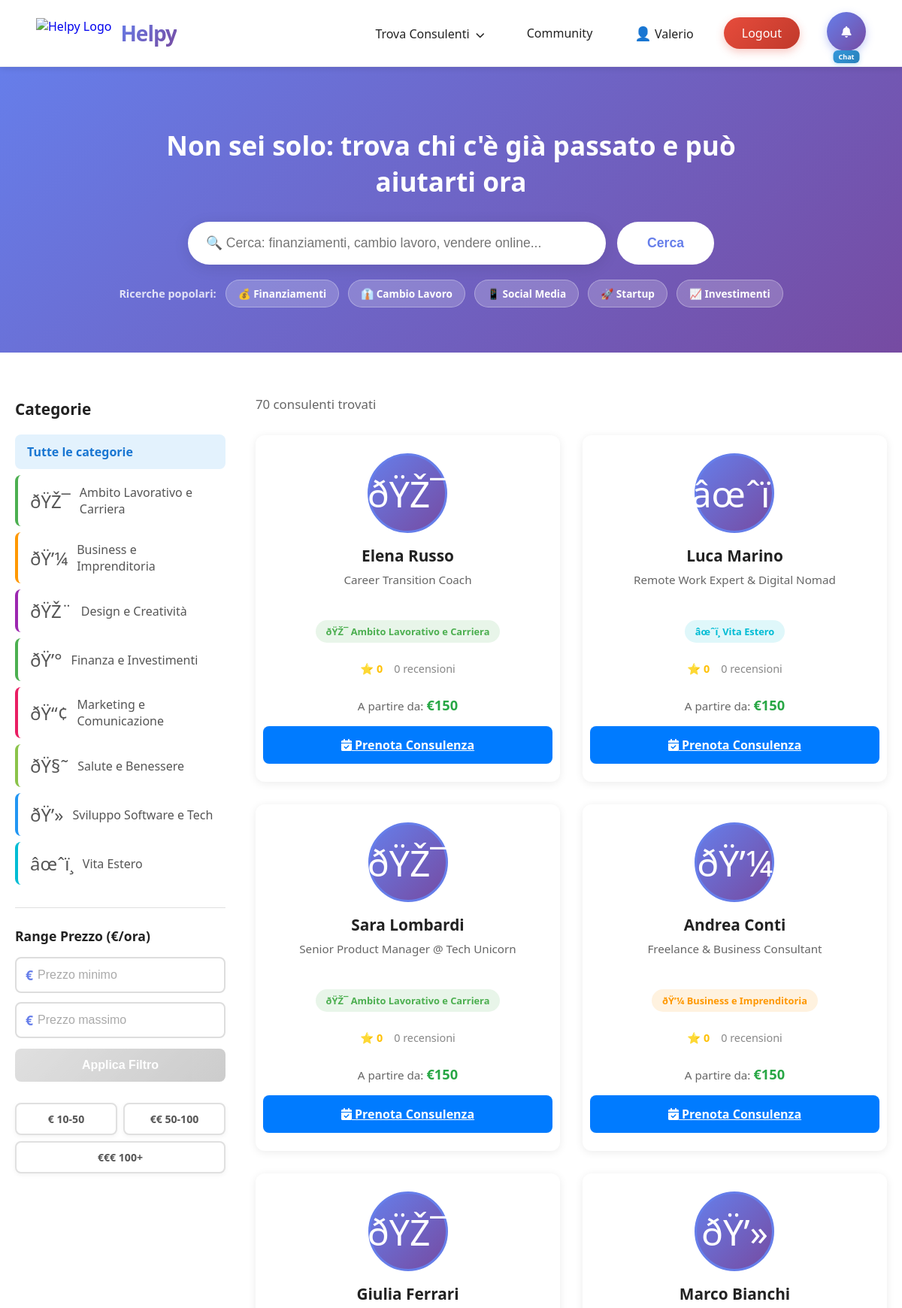
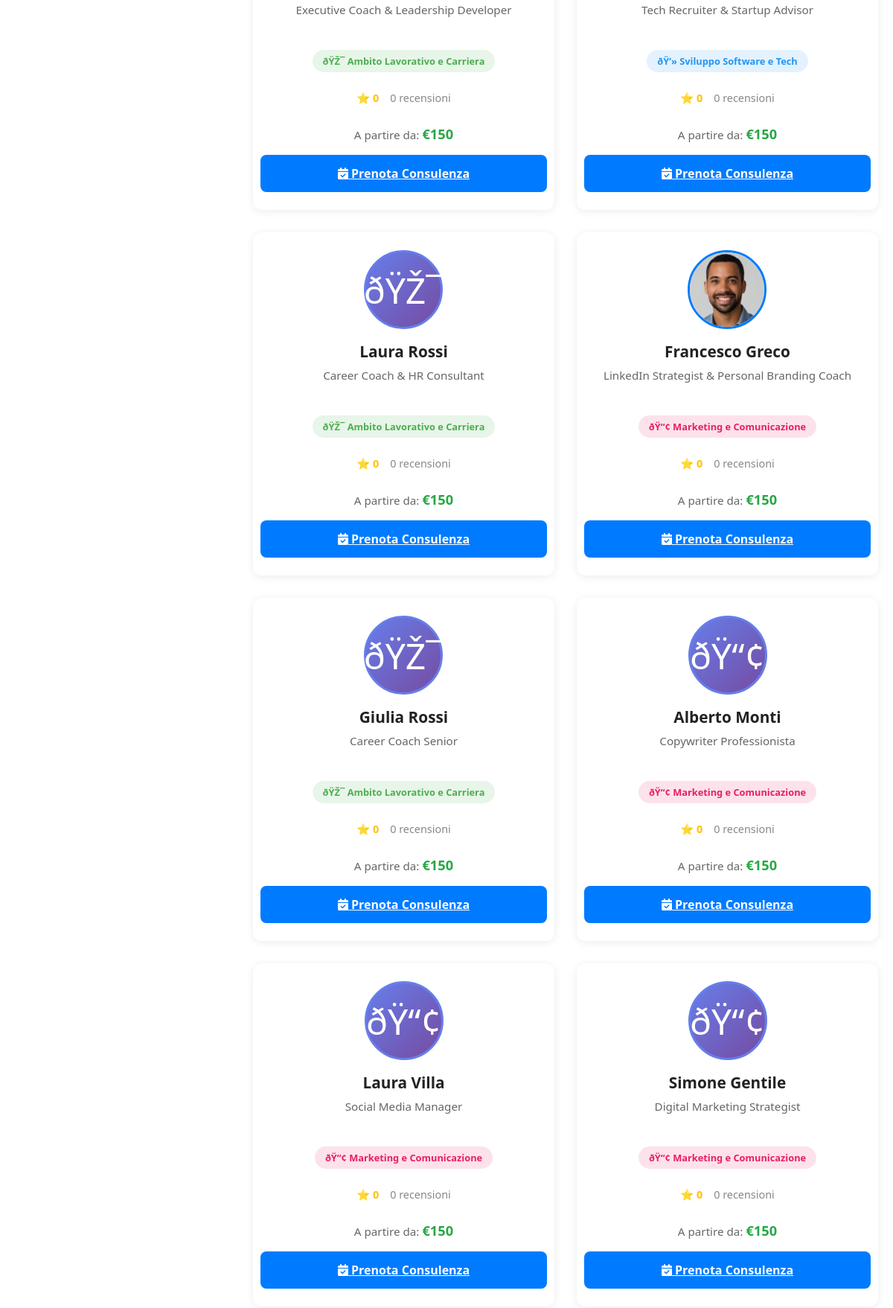
/consultants (signed in, upper part), run on the app's committed database (2 pictures, top to bottom).
### app/models.py (models this page shows)
class User(SQLModel, table=True):
    __tablename__ = "user"
    id: Optional[int] = Field(default=None, primary_key=True)
    email: str = Field(unique=True, index=True)
    password_md5: str
    nome: Optional[str] = None
    cognome: Optional[str] = None
    professione: Optional[str] = None
    category_id: Optional[int] = Field(default=None, foreign_key="category.id")
    profile_picture: Optional[str] = None
    prezzo_consulenza: Optional[int] = None
    consulenze_vendute: int = Field(default=0)
    consulenze_acquistate: int = Field(default=0)
    bollini: int = Field(default=0)
    descrizione: Optional[str] = None
    aree_interesse: Optional[str] = None
    confirmed: int = Field(default=0)
    confirmation_code: Optional[str] = None
    is_verified: bool = Field(default=False)
    is_anonymous: bool = Field(default=False)  # Se True, mostra "Utente #ID" invece del nome
    user_type_id: int = Field(default=1)  # 1=Utente, 2=Verificatore, 3=Amministratore
    created_at: Optional[datetime] = Field(default_factory=datetime.utcnow)

class Category(SQLModel, table=True):
    id: Optional[int] = Field(default=None, primary_key=True)
    name: str = Field(unique=True, index=True)
    slug: str = Field(unique=True, index=True)
    icon: Optional[str] = Field(default="🎯")
    description: Optional[str] = Field(default=None)
    target: Optional[str] = Field(default=None)
    color: Optional[str] = Field(default="#4CAF50")

### app/routes/consultants.py (the view)
@router.get("/consultants", response_class=HTMLResponse)
async def consultants_page(
    request: Request,
    category: Optional[int] = Query(None),
    search: Optional[str] = Query(None),
    min_price: Optional[float] = Query(None),
    max_price: Optional[float] = Query(None),
    page: int = Query(1, ge=1)
):
    try:
        current_user = verify_token(request)
        with get_session() as session:
            categories = session.exec(
                select(Category).order_by(Category.name)
            ).all()
            query_stmt = select(User)
            if category:
                query_stmt = query_stmt.where(User.category_id == category)
            if min_price is not None and min_price >= 10:
                query_stmt = query_stmt.where(User.prezzo_consulenza >= min_price)
            if max_price is not None and max_price >= 10:
                query_stmt = query_stmt.where(User.prezzo_consulenza <= max_price)
            keywords = []
            expanded_keywords = []
            if search:
                keywords = clean_search_query(search)
                expanded_keywords = expand_with_skills(keywords)
                logger.info(
                    f"🔍 Search: '{search}'\n"
                    f"   Keywords: {keywords}\n"
                    f"   Expanded: {expanded_keywords[:15]}..."  # Primi 15 per brevità
                )
                if expanded_keywords:
                    search_conditions = []
                    for keyword in expanded_keywords:
                        keyword_pattern = f"%{keyword}%"
                        search_conditions.append(
                            or_(
                                User.nome.ilike(keyword_pattern),
                                User.cognome.ilike(keyword_pattern),
                                User.professione.ilike(keyword_pattern),
                                User.descrizione.ilike(keyword_pattern),
                                and_(
                                    User.aree_interesse.isnot(None),
                                    User.aree_interesse.ilike(keyword_pattern)
                                )
                            )
                        )
                    query_stmt = query_stmt.where(or_(*search_conditions))
            all_results = session.exec(query_stmt).all()
            if search and keywords:
                scored_results = [
                    (user, calculate_relevance_score(user, keywords, expanded_keywords))
                    for user in all_results
                ]
                scored_results.sort(key=lambda x: x[1], reverse=True)
                logger.info("🏆 Top 5 scores:")
                for user, score in scored_results[:5]:
                    logger.info(f"   {user.nome} {user.cognome}: {score:.1f} pts")
                consultants = [user for user, _ in scored_results]
            else:
                consultants = all_results
            total_count = len(consultants)
            per_page = 12
            offset = (page - 1) * per_page
            total_pages = max(1, (total_count + per_page - 1) // per_page)
            consultants = consultants[offset:offset + per_page]
            enriched_consultants = []
            for user in consultants:
                user_data = {
                    'id': user.id,
                    'nome': user.nome,
                    'cognome': user.cognome,
                    'professione': user.professione,
                    'profile_picture': user.profile_picture,
                    'prezzo_consulenza': user.prezzo_consulenza,
                    'bollini': user.bollini,
                    'consulenze_vendute': user.consulenze_vendute,
                    'category': None
                }
                if user.category_id:
                    cat = session.get(Category, user.category_id)
                    if cat:
                        user_data['category'] = cat
                enriched_consultants.append(user_data)
            logger.info(
                f"📊 Results: {total_count} found, page {page}/{total_pages}"
                f"{f', category: {category}' if category else ''}"
                f"{f', search: {search}' if search else ''}"
            )
            return request.app.state.templates.TemplateResponse(
                "consultants.html",
                {
                    "request": request,
                    "user": current_user,  # ⚠️ Mantenuto per compatibilità
                    "current_user": current_user,  # ✅ Aggiunto per navbar
                    "consultants": enriched_consultants,
                    "categories": categories,
                    "selected_category": category,
                    "search_query": search or '',
                    "min_price": min_price,
                    "max_price": max_price,
                    "current_page": page,
                    "total_pages": total_pages,
                    "total_count": total_count
                }
            )
    except Exception as e:
        logger.error(f"❌ Error loading consultants page: {e}", exc_info=True)
        try:
            with get_session() as session:
                categories = session.exec(select(Category).order_by(Category.name)).all()
        except:
            categories = []
        return request.app.state.templates.TemplateResponse(
            "consultants.html",
            {
                "request": request,
                "user": None,  # ⚠️ Mantenuto per compatibilità
                "current_user": None,  # ✅ Aggiunto per navbar
                "consultants": [],
                "categories": categories,
                "selected_category": None,
                "search_query": '',
                "min_price": None,
                "max_price": None,
                "current_page": 1,
                "total_pages": 1,
                "total_count": 0
            }
        )

### app/templates/consultants.html (shortened to what this page needs)
{% extends "base.html" %}
{% block extra_css %}
<link rel="stylesheet" href="/static/consultants.css">
{% endblock %}
{% block content %}
    <section class="search-hero">
        <div class="search-container">
            <h1>Non sei solo: trova chi c'è già passato e può aiutarti ora</h1>
            <form class="search-form" method="GET" action="/consultants">
                <input
                    type="text"
                    name="search"
                    placeholder="🔍 Cerca: finanziamenti, cambio lavoro, vendere online..."
                    value="{{ search_query }}"
                    class="search-input"
                >
                <button type="submit" class="search-btn">Cerca</button>
            </form>
            <div class="search-suggestions">
                <span class="suggestion-label">Ricerche popolari:</span>
                <a href="/consultants?search=finanziamenti" class="search-tag">💰 Finanziamenti</a>
                <a href="/consultants?search=cambio lavoro" class="search-tag">👔 Cambio Lavoro</a>
                <a href="/consultants?search=social media" class="search-tag">📱 Social Media</a>
                <a href="/consultants?search=startup" class="search-tag">🚀 Startup</a>
                <a href="/consultants?search=investimenti" class="search-tag">📈 Investimenti</a>
            </div>
        </div>
    </section>
    <div class="consultants-container">
        <aside class="filters-sidebar">
            <h3>Categorie</h3>
            <ul class="category-filters">
                <li>
                    <a href="/consultants" class="{% if not selected_category %}active{% endif %}">
                        Tutte le categorie
                    </a>
                </li>
                {% for cat in categories %}
                <li>
                    <a href="/consultants?category={{ cat.id }}{% if min_price %}&min_price={{ min_price }}{% endif %}{% if max_price %}&max_price={{ max_price }}{% endif %}{% if search_query %}&search={{ search_query }}{% endif %}"
                       class="{% if selected_category == cat.id %}active{% endif %}"
                       style="border-left: 4px solid {{ cat.color }};">
                        <span class="category-icon">{{ cat.icon }}</span>
                        {{ cat.name }}
                    </a>
                </li>
                {% endfor %}
            </ul>
            <div class="additional-filters">
                <h4>Range Prezzo (€/ora)</h4>
                <form id="priceFilterForm" class="price-filter-form">
                    <div class="price-inputs-vertical">
                        <div class="price-input-wrapper">
                            <span class="currency-symbol">€</span>
                            <input
                                type="number"
                                name="min_price"
                                id="minPrice"
                                placeholder="Prezzo minimo"
                                min="0"
                                value="{{ min_price or '' }}"
                                class="price-input"
                            >
                        </div>
                        <div class="price-input-wrapper">
                            <span class="currency-symbol">€</span>
                            <input
                                type="number"
                                name="max_price"
                                id="maxPrice"
                                placeholder="Prezzo massimo"
                                min="0"
                                value="{{ max_price or '' }}"
                                class="price-input"
                            >
                        </div>
                    </div>
                    <button type="submit" class="btn-apply-price" id="applyPriceBtn" disabled>Applica Filtro</button>
                </form>
                <div class="price-suggestions">
                    <a href="/consultants?min_price=10&max_price=50{% if selected_category %}&category={{ selected_category }}{% endif %}{% if search_query %}&search={{ search_query }}{% endif %}" class="price-tag">€ 10-50</a>
                    <a href="/consultants?min_price=50&max_price=100{% if selected_category %}&category={{ selected_category }}{% endif %}{% if search_query %}&search={{ search_query }}{% endif %}" class="price-tag">€€ 50-100</a>
                    <a href="/consultants?min_price=100{% if selected_category %}&category={{ selected_category }}{% endif %}{% if search_query %}&search={{ search_query }}{% endif %}" class="price-tag">€€€ 100+</a>
                </div>
            </div>
        </aside>
        <main class="consultants-main">
            <div class="results-header">
                <p>{{ total_count }} consulenti trovati</p>
            </div>
            <div class="consultants-grid">
                {% for item in consultants %}
                <div class="consultant-card">
                    <a href="/user/{{ item.id }}" class="card-link">
                        {% if item.profile_picture %}
                        <img src="{{ item.profile_picture }}" alt="{{ item.nome }}" class="consultant-avatar">
                        {% else %}
                        <div class="consultant-avatar-default">
                            {{ item.category.icon if item.category else '👤' }}
                        </div>
                        {% endif %}
                        <h3>{{ item.nome }} {{ item.cognome or '' }}</h3>
                        <p class="profession">{{ item.professione or 'Consulente' }}</p>
                        {% if item.category %}
                        <span class="category-badge" style="background: {{ item.category.color }}20; color: {{ item.category.color }};">
                            {{ item.category.icon }} {{ item.category.name }}
                        </span>
                        {% endif %}
                        <div class="consultant-stats">
                            <span class="rating">⭐ {{ item.bollini }}</span>
                            <span class="reviews">{{ item.consulenze_vendute }} recensioni</span>
                        </div>
                        {% if item.prezzo_consulenza %}
                        <div class="price">A partire da: <strong>€{{ item.prezzo_consulenza }}</strong></div>
                        {% endif %}
                    </a>
                    <a href="/book/{{ item.id }}" class="btn-consult">
                        <i class="fas fa-calendar-check"></i> Prenota Consulenza
                    </a>
                </div>
                {% endfor %}
            </div>
        </main>
    </div>
{% endblock %}

### app/templates/base.html (shortened to what this page needs)
<!DOCTYPE html>
<html lang="it">
<head>
    <link rel="stylesheet" href="https://cdnjs.cloudflare.com/ajax/libs/font-awesome/6.4.0/css/all.min.css">
    <link rel="stylesheet" href="/static/style.css">
    <link rel="stylesheet" href="/static/mobile.css">
    {% block extra_css %}{% endblock %}
</head>
<body>
    <nav class="navbar">
        <div class="navbar-left">
            <a href="/" class="navbar-logo-link">
                <img src="https://i.imgur.com/4M34hi2.png" alt="Helpy Logo" class="navbar-logo">
                <span class="navbar-title">Helpy</span>
            </a>
        </div>
        <div class="navbar-links">
            <div class="navbar-dropdown">
                <a href="/consultants" class="navbar-link">
                    <span class="navbar-link-text">Trova Consulenti</span>
                    <i class="fas fa-chevron-down" style="font-size: 12px; margin-left: 4px;"></i>
                </a>
            </div>
            <a href="/community" class="navbar-link">
                <span class="navbar-link-text">Community</span>
            </a>
            {% if current_user %}
                <a href="/profile" class="navbar-link">
                    <span style="font-size: 18px;">👤</span>
                    <span class="navbar-link-text">{{ current_user.nome or current_user.email.split('@')[0] }}</span>
                </a>
                <a href="/logout" class="register-btn logout-btn">
                    Logout
                </a>
                <div class="notifications-icon" id="notificationsIcon" onclick="toggleNotifications()">
                    <i class="fas fa-bell"></i>
                    <span class="chat-reopen-text" onclick="event.stopPropagation(); reopenChatWidget()">Chat</span>
                </div>
            {% endif %}
        </div>
    </nav>
    {% block content %}{% endblock %}
</body>
</html>

### data on the page
User: nome "Valerio"
Category: icon "ðŸŽ¯", name "Ambito Lavorativo e Carriera"
Category: icon "ðŸ’¼", name "Business e Imprenditoria"
Category: icon "ðŸŽ¨", name "Design e Creatività"
Category: icon "ðŸ’°", name "Finanza e Investimenti"
Category: icon "ðŸ“¢", name "Marketing e Comunicazione"
Category: icon "ðŸ§˜", name "Salute e Benessere"
Category: icon "ðŸ’»", name "Sviluppo Software e Tech"
Category: icon "âœˆï¸", name "Vita Estero"
User: category "ðŸŽ¯", nome "Elena", cognome "Russo", professione "Career Transition Coach", category.icon "ðŸŽ¯", category.name "Ambito Lavorativo e Carriera", bollini "0", consulenze_vendute "0", prezzo_consulenza "150"
User: category "âœˆï¸", nome "Luca", cognome "Marino", professione "Remote Work Expert & Digital Nomad", category.icon "âœˆï¸", category.name "Vita Estero", bollini "0", consulenze_vendute "0", prezzo_consulenza "150"
User: category "ðŸŽ¯", nome "Sara", cognome "Lombardi", professione "Senior Product Manager @ Tech Unicorn", category.icon "ðŸŽ¯", category.name "Ambito Lavorativo e Carriera", bollini "0", consulenze_vendute "0", prezzo_consulenza "150"
User: category "ðŸ’¼", nome "Andrea", cognome "Conti", professione "Freelance & Business Consultant", category.icon "ðŸ’¼", category.name "Business e Imprenditoria", bollini "0", consulenze_vendute "0", prezzo_consulenza "150"
User: category "ðŸŽ¯", nome "Giulia", cognome "Ferrari", professione "Executive Coach & Leadership Developer", category.icon "ðŸŽ¯", category.name "Ambito Lavorativo e Carriera", bollini "0", consulenze_vendute "0", prezzo_consulenza "150"
User: category "ðŸ’»", nome "Marco", cognome "Bianchi", professione "Tech Recruiter & Startup Advisor", category.icon "ðŸ’»", category.name "Sviluppo Software e Tech", bollini "0", consulenze_vendute "0", prezzo_consulenza "150"
User: category "ðŸŽ¯", nome "Laura", cognome "Rossi", professione "Career Coach & HR Consultant", category.icon "ðŸŽ¯", category.name "Ambito Lavorativo e Carriera", bollini "0", consulenze_vendute "0", prezzo_consulenza "150"
User: profile_picture (picture), nome "Francesco", cognome "Greco", professione "LinkedIn Strategist & Personal Branding Coach", category.icon "ðŸ“¢", category.name "Marketing e Comunicazione", bollini "0", consulenze_vendute "0", prezzo_consulenza "150"
User: category "ðŸŽ¯", nome "Giulia", cognome "Rossi", professione "Career Coach Senior", category.icon "ðŸŽ¯", category.name "Ambito Lavorativo e Carriera", bollini "0", consulenze_vendute "0", prezzo_consulenza "150"
User: category "ðŸ“¢", nome "Alberto", cognome "Monti", professione "Copywriter Professionista", category.icon "ðŸ“¢", category.name "Marketing e Comunicazione", bollini "0", consulenze_vendute "0", prezzo_consulenza "150"
User: category "ðŸ“¢", nome "Laura", cognome "Villa", professione "Social Media Manager", category.icon "ðŸ“¢", category.name "Marketing e Comunicazione", bollini "0", consulenze_vendute "0", prezzo_consulenza "150"
User: category "ðŸ“¢", nome "Simone", cognome "Gentile", professione "Digital Marketing Strategist", category.icon "ðŸ“¢", category.name "Marketing e Comunicazione", bollini "0", consulenze_vendute "0", prezzo_consulenza "150"

### other printed values
{{ total_count }} "70"
